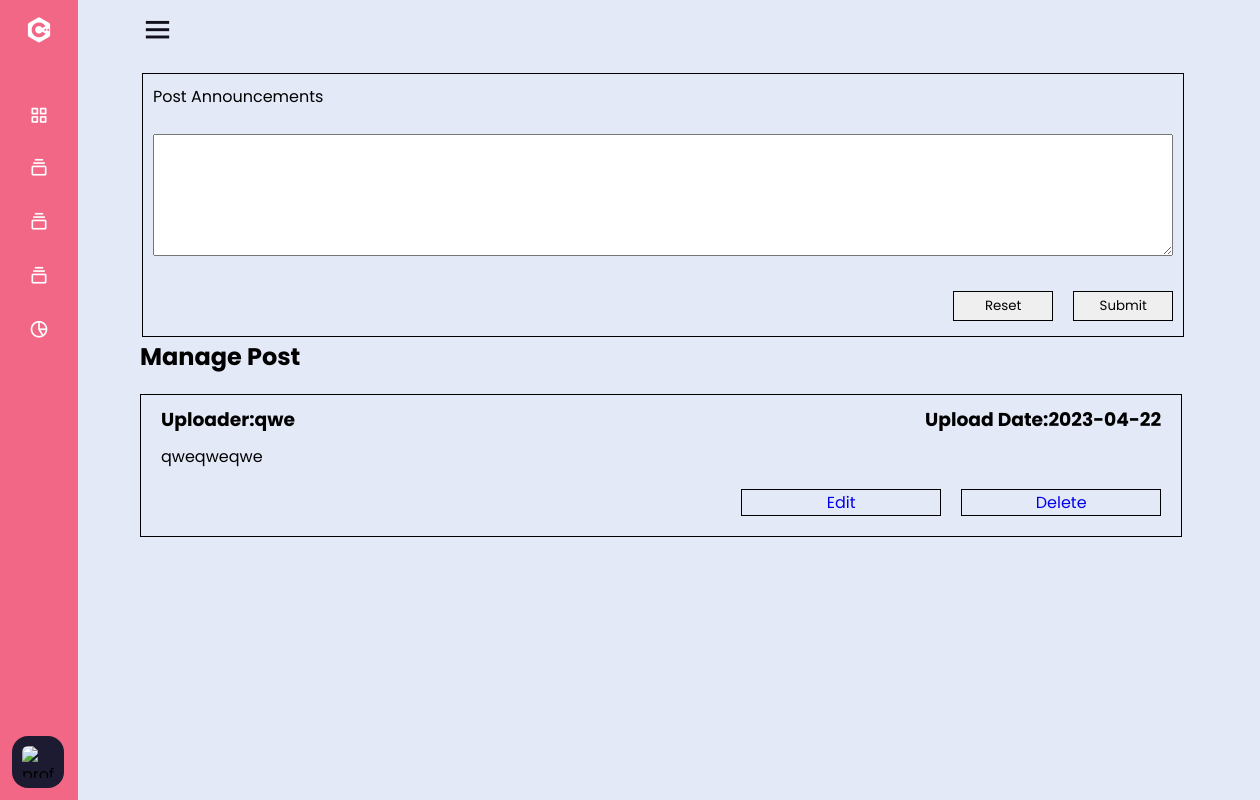
The page /postUpdate.php (signed in) on the database as committed earlier.
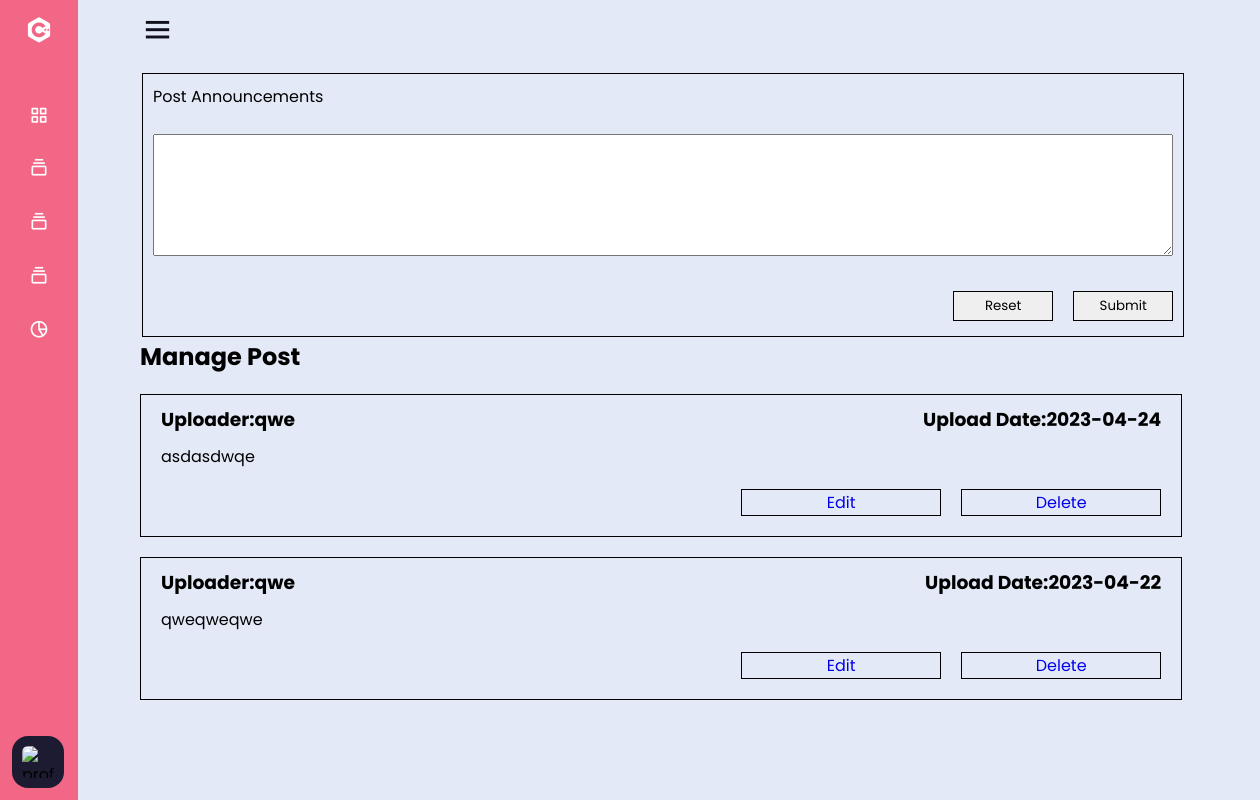
The same page on the database as committed later.
### tables this page shows
CREATE TABLE `announcements` (
  `uploadId` int(11) NOT NULL,
  `uploadDate` date NOT NULL DEFAULT current_timestamp(),
  `announcement` longtext NOT NULL,
  `uploader` varchar(50) NOT NULL
);

### include/selectDb.php (called while the page is built, shortened)
<?php
include 'dbConnection.php';
$getPost = "SELECT * FROM announcements ORDER BY uploadId DESC ";
$resultGetPost = mysqli_query($conn, $getPost);

### postUpdate.php (the view, shortened to what this page needs)
<!DOCTYPE html>
<html lang="en">
<head>
    <link rel="stylesheet" href="include/nav.css">
</head>
<body>
    <?php
    include 'include/nav.php';
    include 'include/selectDb.php';
    ?>
    <section class="home-section">
        <form method="POST" action="postUpdateDb.php">
            <label for="postText">Post Announcements</label></br>
            <textarea id="postText" name="postText" rows="5" cols="50"></textarea></br>
            <div id="submitBtn">
                <button type="submit">Submit</button>
                <button type="reset">Reset</button>
            </div>
        </form>
        <div id="manageStyle">
            <h1>Manage Post</h1>
            <?php
            if ($resultGetPost->num_rows > 0) {
                while ($row = $resultGetPost->fetch_assoc()) {
                    echo "<div class='postFormat'><section><h3>Uploader:" . $row['uploader'] . "</h3><h3>Upload Date:" . $row['uploadDate'] . "</h3></section><main><p>" . $row['announcement'] . "</p></main>" ?>
                    <footer><a class="aBtn" href="postEdit.php?id=<?php echo $row['uploadId']; ?>">Edit</a>
                        <a class="aBtn" href="postDelete.php?id=<?php echo $row['uploadId']; ?>">Delete</a>
                    </footer>
        </div> <?php
                }
            }
                ?>
</div>
    </section>
</body>
</html>

Rows that differ between the two databases and show on the page:
added announcements: uploader "qwe", uploadDate "2023-04-24", announcement "asdasdwqe"
